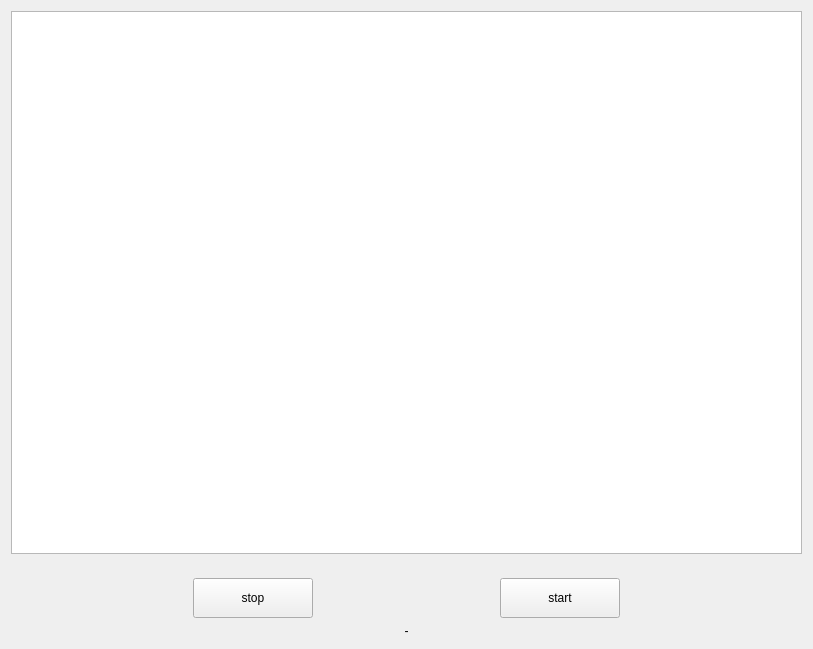
<?xml version="1.0" encoding="UTF-8"?>
<ui version="4.0">
 <class>TDDMUserClass</class>
 <widget class="QWidget" name="TDDMUserClass">
  <property name="geometry">
   <rect>
    <x>0</x>
    <y>0</y>
    <width>813</width>
    <height>649</height>
   </rect>
  </property>
  <property name="windowTitle">
   <string>TDDMUser</string>
  </property>
  <layout class="QVBoxLayout" name="verticalLayout_2">
   <item>
    <layout class="QVBoxLayout" name="verticalLayout">
     <item>
      <layout class="QGridLayout" name="gridLayout">
       <property name="spacing">
        <number>16</number>
       </property>
      </layout>
     </item>
     <item>
      <widget class="QTextEdit" name="textEdit"/>
     </item>
     <item>
      <spacer name="verticalSpacer">
       <property name="orientation">
        <enum>Qt::Vertical</enum>
       </property>
       <property name="sizeType">
        <enum>QSizePolicy::Preferred</enum>
       </property>
       <property name="sizeHint" stdset="0">
        <size>
         <width>20</width>
         <height>18</height>
        </size>
       </property>
      </spacer>
     </item>
     <item>
      <layout class="QHBoxLayout" name="horizontalLayout">
       <item>
        <spacer name="horizontalSpacer">
         <property name="orientation">
          <enum>Qt::Horizontal</enum>
         </property>
         <property name="sizeHint" stdset="0">
          <size>
           <width>40</width>
           <height>20</height>
          </size>
         </property>
        </spacer>
       </item>
       <item>
        <widget class="QPushButton" name="btn_reload">
         <property name="minimumSize">
          <size>
           <width>120</width>
           <height>40</height>
          </size>
         </property>
         <property name="text">
          <string>stop</string>
         </property>
        </widget>
       </item>
       <item>
        <spacer name="horizontalSpacer_2">
         <property name="orientation">
          <enum>Qt::Horizontal</enum>
         </property>
         <property name="sizeHint" stdset="0">
          <size>
           <width>40</width>
           <height>20</height>
          </size>
         </property>
        </spacer>
       </item>
       <item>
        <widget class="QPushButton" name="btn_set">
         <property name="minimumSize">
          <size>
           <width>120</width>
           <height>40</height>
          </size>
         </property>
         <property name="text">
          <string>start</string>
         </property>
        </widget>
       </item>
       <item>
        <spacer name="horizontalSpacer_3">
         <property name="orientation">
          <enum>Qt::Horizontal</enum>
         </property>
         <property name="sizeHint" stdset="0">
          <size>
           <width>40</width>
           <height>20</height>
          </size>
         </property>
        </spacer>
       </item>
      </layout>
     </item>
     <item>
      <widget class="QLabel" name="label_hint">
       <property name="text">
        <string>-</string>
       </property>
       <property name="alignment">
        <set>Qt::AlignCenter</set>
       </property>
      </widget>
     </item>
    </layout>
   </item>
  </layout>
 </widget>
 <layoutdefault spacing="6" margin="11"/>
 <resources/>
 <connections/>
</ui>
